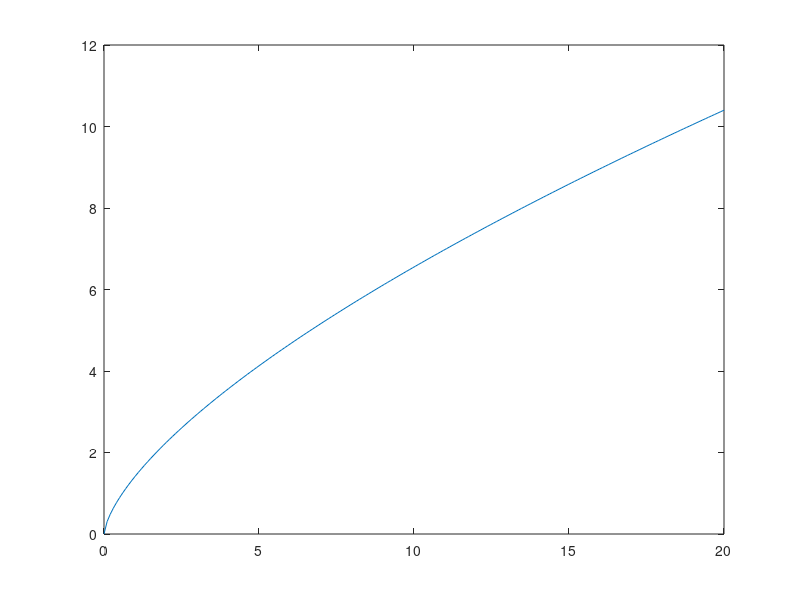
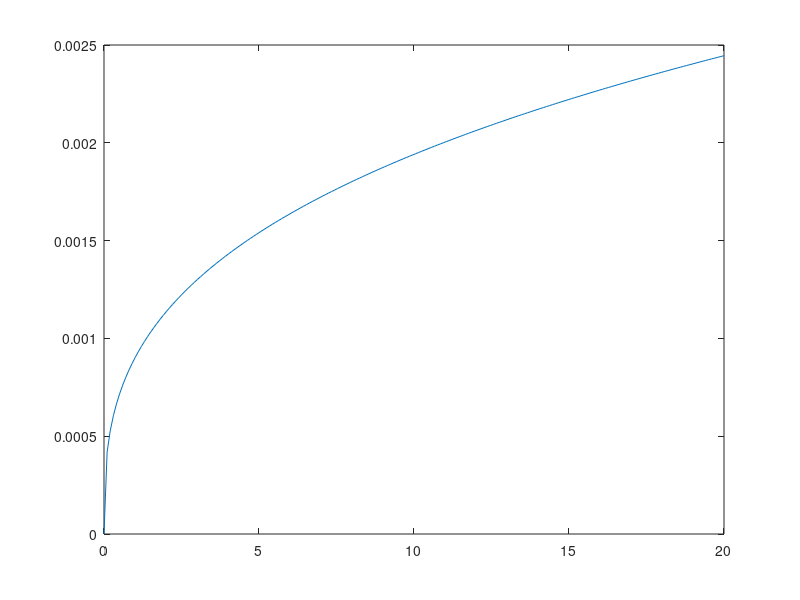
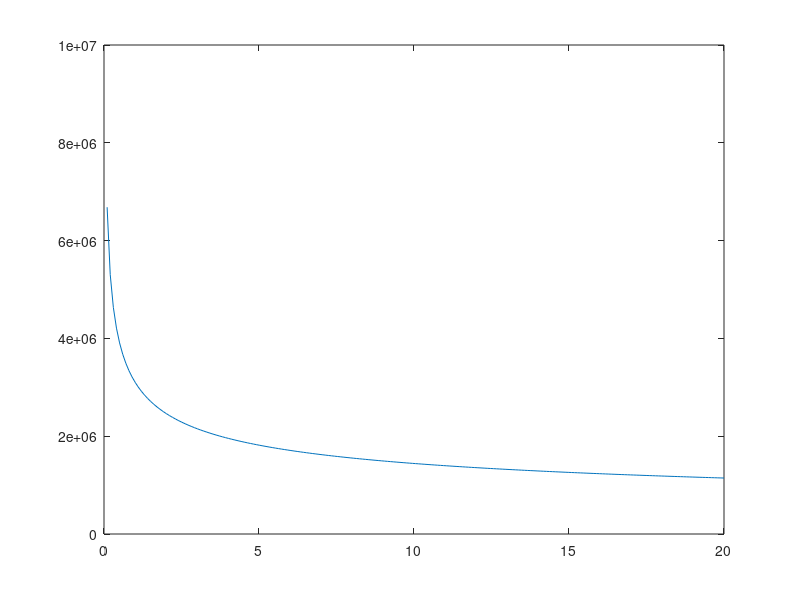

These figures' MATLAB source, in order:
clear;clc;close all;
figure(1)
%%裂缝长度%%

Young_modulus=15e9;
Poisson_ratio=0.25;
Viscosity=0.1;
Injection_rate=0.001;
% 
% Young_modulus=17e9;
% Poisson_ratio=0.2;
% Viscosity=0.1;
% Injection_rate=0.001;
Strain_modulus=Young_modulus/(2*(1+Poisson_ratio));

t=linspace(0,20,200);
length=0.68*t.^(2/3).*((Strain_modulus*(Injection_rate^3))/(Viscosity*(1-Poisson_ratio)))^(1/6);
plot(t,length);hold on

figure(2)
%%裂缝宽度%%
width=1.87*t.^(1/3).*(Viscosity*(1-Poisson_ratio)*(Injection_rate^3)/Strain_modulus).^(1/6);
plot(t,width);hold on

figure(3)
%%压力%%
pressure=1.38*((Strain_modulus^3*Injection_rate*Viscosity/((1-Poisson_ratio)^3)./length./length)).^(1/4);
plot(t,pressure);hold on

axis([0 20 0 1e7])
